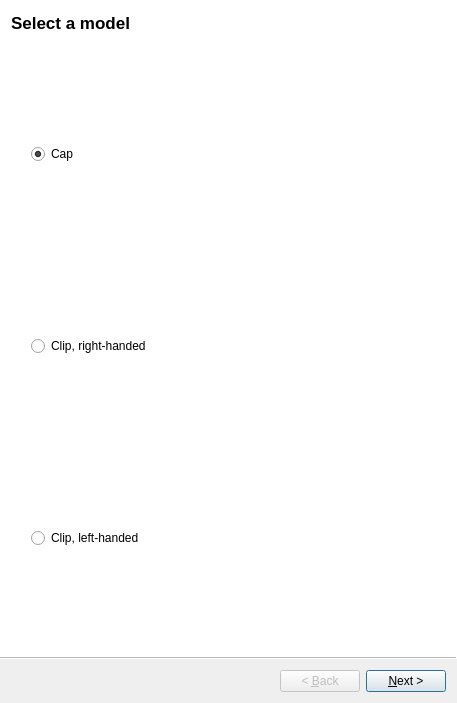
<?xml version="1.0" encoding="UTF-8"?>
<ui version="4.0">
 <class>wizard</class>
 <widget class="QWizard" name="wizard">
  <property name="geometry">
   <rect>
    <x>0</x>
    <y>0</y>
    <width>457</width>
    <height>698</height>
   </rect>
  </property>
  <property name="modal">
   <bool>true</bool>
  </property>
  <property name="wizardStyle">
   <enum>QWizard::AeroStyle</enum>
  </property>
  <property name="options">
   <set>QWizard::NoCancelButton</set>
  </property>
  <widget class="QWizardPage" name="page_model">
   <property name="title">
    <string>Select a model</string>
   </property>
   <layout class="QVBoxLayout" name="verticalLayout">
    <item>
     <widget class="QFrame" name="frame_7">
      <property name="styleSheet">
       <string notr="true">QFrame {
	border: 0;
	background: transparent;
}</string>
      </property>
      <layout class="QGridLayout" name="gridLayout">
       <property name="leftMargin">
        <number>20</number>
       </property>
       <property name="bottomMargin">
        <number>12</number>
       </property>
       <property name="spacing">
        <number>0</number>
       </property>
       <item row="0" column="1">
        <widget class="QLabel" name="label_12">
         <property name="sizePolicy">
          <sizepolicy hsizetype="Fixed" vsizetype="Fixed">
           <horstretch>0</horstretch>
           <verstretch>0</verstretch>
          </sizepolicy>
         </property>
         <property name="minimumSize">
          <size>
           <width>192</width>
           <height>192</height>
          </size>
         </property>
         <property name="maximumSize">
          <size>
           <width>192</width>
           <height>192</height>
          </size>
         </property>
         <property name="text">
          <string/>
         </property>
         <property name="pixmap">
          <pixmap resource="ui-res.qrc">:/images/trackhat-hat.png</pixmap>
         </property>
         <property name="scaledContents">
          <bool>false</bool>
         </property>
        </widget>
       </item>
       <item row="1" column="1">
        <widget class="QLabel" name="label_46">
         <property name="sizePolicy">
          <sizepolicy hsizetype="Fixed" vsizetype="Fixed">
           <horstretch>0</horstretch>
           <verstretch>0</verstretch>
          </sizepolicy>
         </property>
         <property name="minimumSize">
          <size>
           <width>192</width>
           <height>192</height>
          </size>
         </property>
         <property name="maximumSize">
          <size>
           <width>192</width>
           <height>192</height>
          </size>
         </property>
         <property name="text">
          <string/>
         </property>
         <property name="pixmap">
          <pixmap resource="ui-res.qrc">:/images/trackhat-clip-right.png</pixmap>
         </property>
         <property name="scaledContents">
          <bool>false</bool>
         </property>
        </widget>
       </item>
       <item row="2" column="1">
        <widget class="QLabel" name="label_48">
         <property name="sizePolicy">
          <sizepolicy hsizetype="Fixed" vsizetype="Fixed">
           <horstretch>0</horstretch>
           <verstretch>0</verstretch>
          </sizepolicy>
         </property>
         <property name="minimumSize">
          <size>
           <width>192</width>
           <height>192</height>
          </size>
         </property>
         <property name="maximumSize">
          <size>
           <width>192</width>
           <height>192</height>
          </size>
         </property>
         <property name="text">
          <string/>
         </property>
         <property name="pixmap">
          <pixmap resource="ui-res.qrc">:/images/trackhat-clip-left.png</pixmap>
         </property>
         <property name="scaledContents">
          <bool>false</bool>
         </property>
        </widget>
       </item>
       <item row="0" column="0">
        <widget class="QRadioButton" name="cap_model">
         <property name="text">
          <string>Cap</string>
         </property>
         <property name="checked">
          <bool>true</bool>
         </property>
        </widget>
       </item>
       <item row="1" column="0">
        <widget class="QRadioButton" name="clip_model">
         <property name="text">
          <string>Clip, right-handed</string>
         </property>
         <property name="checked">
          <bool>false</bool>
         </property>
        </widget>
       </item>
       <item row="2" column="0">
        <widget class="QRadioButton" name="clip_model_left">
         <property name="text">
          <string>Clip, left-handed</string>
         </property>
        </widget>
       </item>
      </layout>
     </widget>
    </item>
   </layout>
  </widget>
  <widget class="QWizardPage" name="page_done">
   <property name="title">
    <string>We're all done!</string>
   </property>
   <layout class="QGridLayout" name="gridLayout_7">
    <item row="0" column="0">
     <widget class="QLabel" name="label_6">
      <property name="text">
       <string>&lt;html&gt;&lt;head/&gt;&lt;body&gt;&lt;p&gt;You can now use your new hardware and thanks for flying TrackHat.&lt;/p&gt;&lt;/body&gt;&lt;/html&gt;</string>
      </property>
     </widget>
    </item>
   </layout>
  </widget>
 </widget>
 <resources>
  <include location="ui-res.qrc"/>
 </resources>
 <connections/>
</ui>
